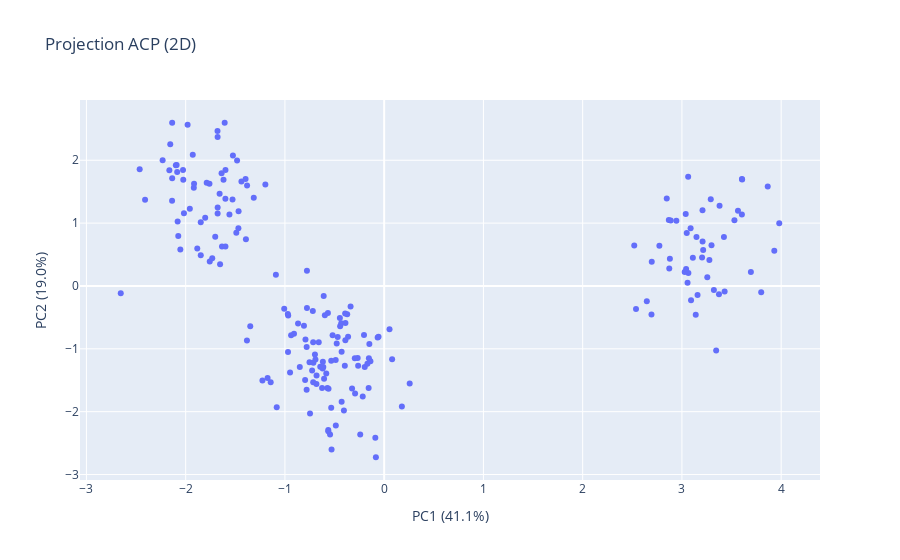

The code cell stored with this chart in its notebook:
### Markdown cell above
## Phase 3 - Analyse multivariee

**Objectif :** Explorer les relations entre variables via l'ACP et le clustering.

- **ACP (PCA)** : Reduit les dimensions tout en conservant un maximum de variance. La variance expliquee indique la qualite de la projection.
- **KMeans** : Regroupe les observations en clusters. Le score silhouette (entre -1 et 1) mesure la coherence des clusters : plus il est proche de 1, mieux les clusters sont separes.

### Code cell
# ACP : projection en 2 dimensions
data = post("/dataset/generate", {"phase": "mv", "seed": 3, "n": 200})
ds_mv_id = data["meta"]["dataset_id"]

pca_resp = post("/mv/pca/fit_transform", {"dataset_id": ds_mv_id, "n_components": 2})
pca_data = pca_resp["result"]["data"]

var_ratio = pca_data["explained_variance_ratio"]
print(f"Variance expliquee : PC1={var_ratio[0]:.1%}, PC2={var_ratio[1]:.1%}")
print(f"Total : {sum(var_ratio):.1%} de la variance conservee sur 2 axes")

# Scatter plot de la projection ACP
projected = pd.DataFrame(pca_data["projected_data"], columns=["PC1", "PC2"])
fig = px.scatter(projected, x="PC1", y="PC2", title="Projection ACP (2D)",
                 labels={"PC1": f"PC1 ({var_ratio[0]:.1%})", "PC2": f"PC2 ({var_ratio[1]:.1%})"})
fig.show()

### Figure 1 — Plotly figure (JSON) as saved in the notebook; plotly's stock layout.template omitted (floating-point values rounded to 4 significant figures; data arrays with more than 128 entries replaced by an {"elided": "..."} marker saying what was removed)
{"data": [{"hovertemplate": "PC1 (41.1%)=%{x}<br>PC2 (19.0%)=%{y}<extra></extra>", "legendgroup": "", "marker": {"color": "#636efa", "symbol": "circle"}, "mode": "markers", "name": "", "orientation": "v", "showlegend": false, "type": "scatter", "x": {"elided": "200 float values"}, "xaxis": "x", "y": {"elided": "200 float values"}, "yaxis": "y"}], "layout": {"legend": {"tracegroupgap": 0}, "title": {"text": "Projection ACP (2D)"}, "xaxis": {"anchor": "y", "domain": [0, 1], "title": {"text": "PC1 (41.1%)"}}, "yaxis": {"anchor": "x", "domain": [0, 1], "title": {"text": "PC2 (19.0%)"}}}}
